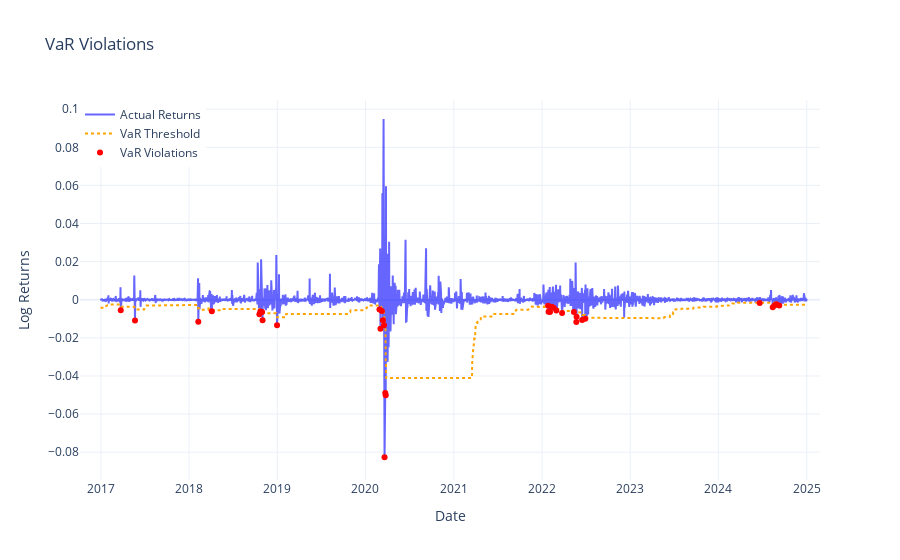

Notebook code cell kept with this figure:
### Code cell
plots.plot_var_violations(nasdaq_garch_fbm_var, var_col='VaR_99', predicted_col='predicted_log_returns')

### Figure 1 — Plotly figure (JSON) as saved in the notebook; plotly's stock layout.template omitted (floating-point values rounded to 4 significant figures; data arrays with more than 128 entries replaced by an {"elided": "..."} marker saying what was removed)
{"data": [{"line": {"color": "blue"}, "mode": "lines", "name": "Actual Returns", "opacity": 0.6, "type": "scatter", "x": {"elided": "2013 str values"}, "y": {"elided": "2013 float values"}}, {"line": {"color": "orange", "dash": "dot"}, "mode": "lines", "name": "VaR Threshold", "type": "scatter", "x": {"elided": "2013 str values"}, "y": {"elided": "2013 float values"}}, {"marker": {"color": "red", "size": 6, "symbol": "circle"}, "mode": "markers", "name": "VaR Violations", "type": "scatter", "x": ["2017-03-24T00:00:00", "2017-05-22T00:00:00", "2018-02-08T00:00:00", "2018-04-05T00:00:00", "2018-10-19T00:00:00", "2018-10-23T00:00:00", "2018-10-30T00:00:00", "2018-11-01T00:00:00", "2018-12-31T00:00:00", "2020-02-28T00:00:00", "2020-03-03T00:00:00", "2020-03-09T00:00:00", "2020-03-13T00:00:00", "2020-03-18T00:00:00", "2020-03-20T00:00:00", "2020-03-23T00:00:00", "2020-03-25T00:00:00", "2022-01-26T00:00:00", "2022-01-28T00:00:00", "2022-02-03T00:00:00", "2022-02-10T00:00:00", "2022-02-18T00:00:00", "2022-03-01T00:00:00", "2022-03-25T00:00:00", "2022-05-13T00:00:00", "2022-05-23T00:00:00", "2022-05-24T00:00:00", "2022-06-16T00:00:00", "2022-06-29T00:00:00", "2024-06-20T00:00:00", "2024-08-13T00:00:00", "2024-08-20T00:00:00", "2024-08-28T00:00:00", "2024-09-09T00:00:00"], "y": [-0.00549, -0.01091, -0.0116, -0.006069, -0.00764, -0.006143, -0.006406, -0.01071, -0.01339, -0.005175, -0.01517, -0.005942, -0.01081, -0.01335, -0.08267, -0.04895, -0.05012, -0.003108, -0.006254, -0.006457, -0.003637, -0.004179, -0.005599, -0.006908, -0.006468, -0.0117, -0.008945, -0.01068, -0.009995, -0.001704, -0.0039, -0.002987, -0.002341, -0.003053]}], "layout": {"hovermode": "x unified", "legend": {"x": 0, "y": 1}, "title": {"text": "VaR Violations"}, "xaxis": {"title": {"text": "Date"}}, "yaxis": {"title": {"text": "Log Returns"}}}}
